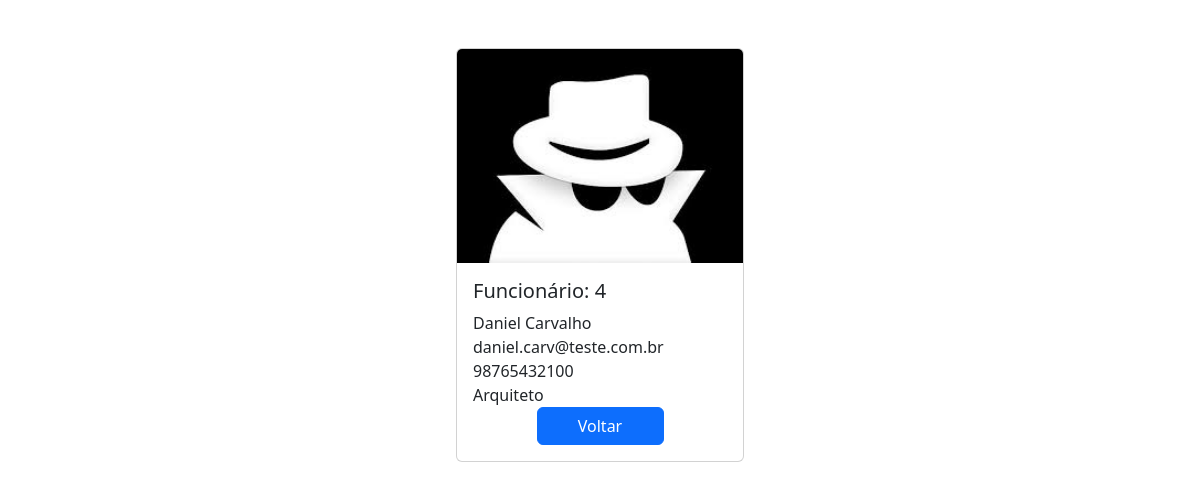
The page /employees/4/ on the database its author committed.
### app/models.py (models this page shows, shortened)
class Employee(models.Model):
    first_name = models.CharField(max_length=100)
    last_name = models.CharField(max_length=100)
    photo = models.ImageField(upload_to='images')
    designation = models.CharField(max_length=100)
    email_address = models.EmailField(max_length=100, unique=True)
    phone_number = models.CharField(max_length=100, blank=True)
    created_at = models.DateTimeField(auto_now_add=True)
    updated_at = models.DateTimeField(auto_now=True)

### app/views.py (the view)
# urls.py: path('<int:pk>/', views.employee_detail, name='employee_detail'),
def employee_detail(request, pk):
        employee = get_object_or_404(Employee, pk=pk)
        context = {
            "employee": employee,
        }
        return render(request, 'employee_detail.html', context)

### templates/employee_detail.html (shortened to what this page needs)
{% load static %}
<!DOCTYPE html>
<html lang="en">
<head>
    <link href="https://cdn.jsdelivr.net/npm/bootstrap@5.3.3/dist/css/bootstrap.min.css" rel="stylesheet">
    <link rel="stylesheet" href="{% static 'css/style.css' %}">
</head>
<body>
    <div class="container pt-5">
        <div class="card mx-auto" style="width: 18rem;">
            <img src="{{ employee.photo.url }}" class="card-img-top" alt="employee">
            <div class="card-body">
              <h5 class="card-title">Funcionário: {{employee.id}}</h5>
              <p class="card-text m-0">{{employee.first_name}} {{employee.last_name}}</p>
              <p class="card-text m-0">{{employee.email_address}}</p>
              <p class="card-text m-0">{{employee.phone_number}}</p>
              <p class="card-text m-0">{{employee.designation}}</p>
              <div style="text-align: center;">
                <a href="{% url 'home' %}" class="btn btn-primary" style="width: 50%;">Voltar</a>
              </div>
            </div>
          </div>
    </div>
</body>
</html>

### mysite/static/css/style.css (style rules this page uses)
body { background-color: white; }

### rows shown on the page
Employee: photo (picture), id "4", first_name "Daniel", last_name "Carvalho", email_address "daniel.carv@teste.com.br", phone_number "98765432100", designation "Arquiteto"
